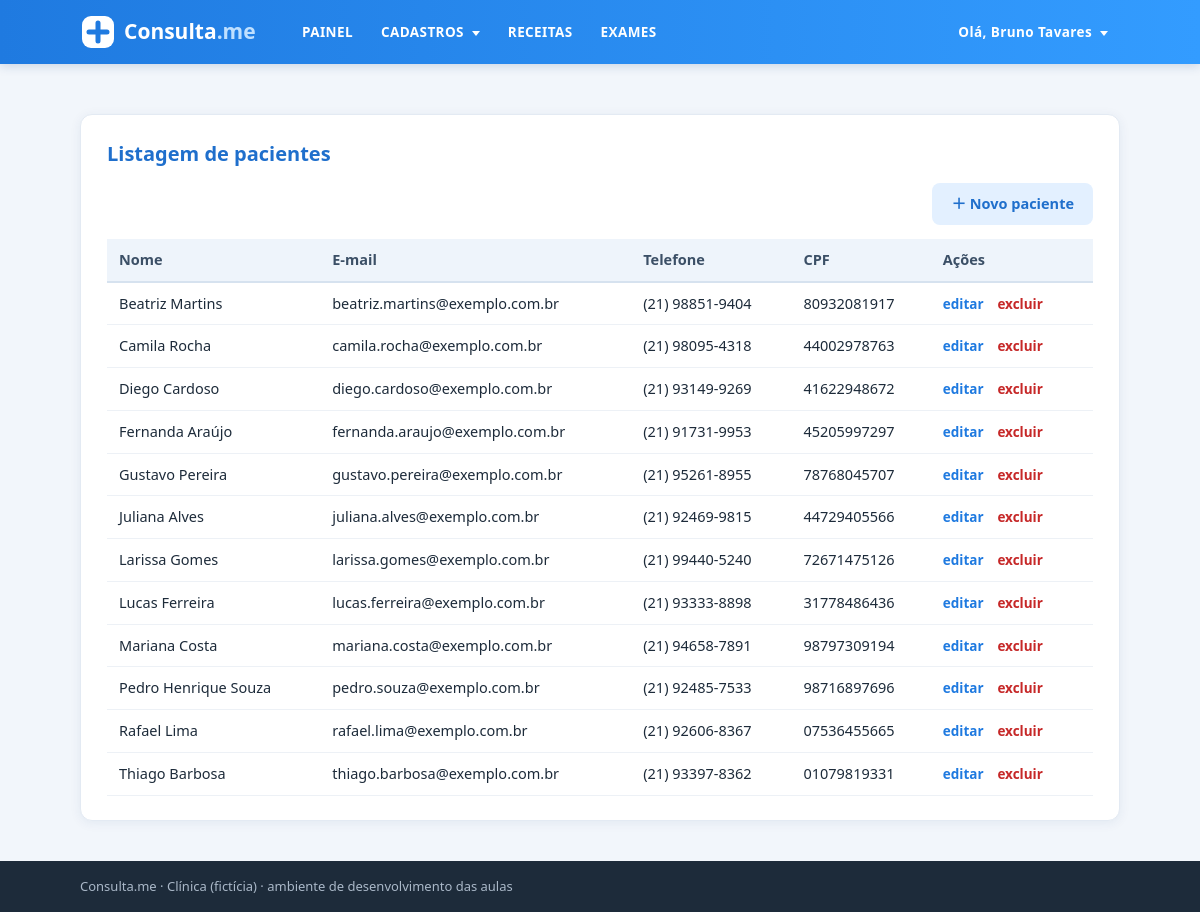
The page /pacientes/ (signed in) on the database as committed earlier.
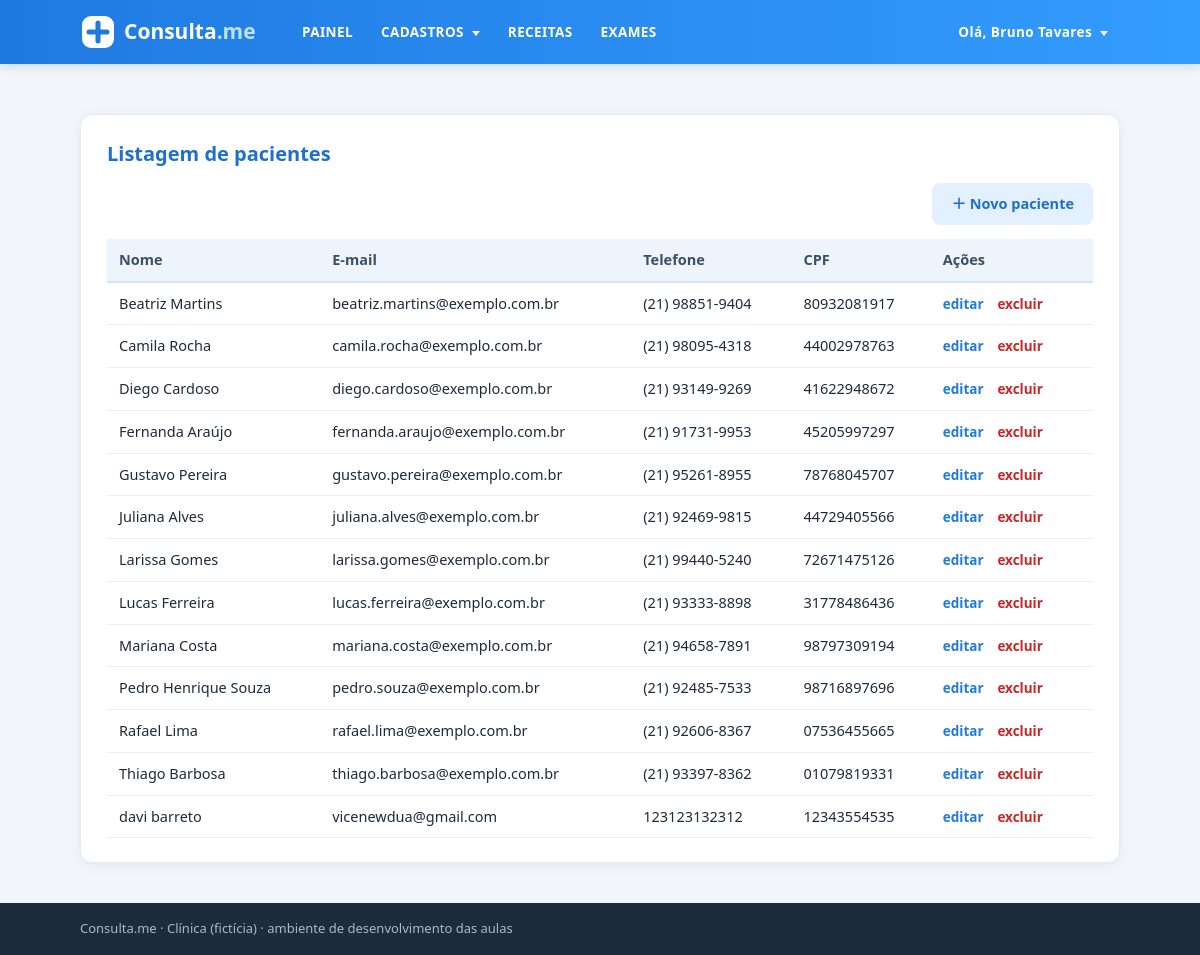
The same page on the database as committed later.
### intranet/models.py (models this page shows, shortened)
class Paciente(models.Model):
    nome = models.CharField(max_length=50)
    sobrenome = models.CharField(max_length=50)
    email = models.EmailField()
    telefone = models.CharField(max_length=15)
    cpf = models.CharField(max_length=11)   # 11 dígitos, sem pontos e traço
    criacao_data = models.DateTimeField(default=timezone.now)
    mensagem = models.TextField(blank=True)
    ativo = models.BooleanField(default=True)
    imagem = models.ImageField(upload_to='img/%Y/%m', blank=True)

### intranet/views.py (the view)
# urls.py: path('pacientes/', views.PacienteListView.as_view(), name='paciente-list'),
class PacienteListView(LoginRequiredMixin, ListView):
    model = Paciente
    template_name = 'intranet/pacientes/listagem.html'
    context_object_name = 'pacientes'
    def get_queryset(self):
        return Paciente.objects.filter(ativo=True).order_by('nome')

### intranet/templates/intranet/pacientes/listagem.html (shortened to what this page needs)
{% extends 'intranet/base_logado.html' %}
{% block content %}
<main class="container">
  <section class="card">
    <h2 class="title">Listagem de pacientes</h2>
    <div class="table-controls">
      <a href="{% url 'intranet:paciente-create' %}" class="btn btn-tertiary">＋ Novo paciente</a>
    </div>
    <table class="tabela">
      <thead><tr><th>Nome</th><th>E-mail</th><th>Telefone</th><th>CPF</th><th>Ações</th></tr></thead>
      <tbody>
        {% for paciente in pacientes %}
        <tr>
          <td>{{ paciente.nome }} {{ paciente.sobrenome }}</td>
          <td>{{ paciente.email }}</td>
          <td>{{ paciente.telefone }}</td>
          <td>{{ paciente.cpf }}</td>
          <td class="acoes">
            <a href="{% url 'intranet:paciente-update' paciente.pk %}">editar</a>
            <a class="perigo" href="{% url 'intranet:paciente-delete' paciente.pk %}">excluir</a>
          </td>
        </tr>
        {% empty %}
          <tr><td colspan="5">Nenhum paciente cadastrado.</td></tr>
        {% endfor %}
      </tbody>
    </table>
  </section>
</main>
{% endblock %}

Rows that differ between the two databases and show on the page:
added Paciente: nome "davi", sobrenome "barreto", email "vicenewdua@gmail.com", telefone "123123132312", cpf "12343554535"
